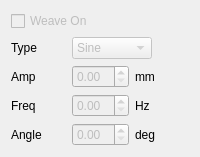
             <widget class="QWidget" name="tab_2_3">
              <attribute name="title">
               <string>Weave</string>
              </attribute>
              <layout class="QGridLayout" name="gridLayout">
               <item row="0" column="0" colspan="2">
                <widget class="QCheckBox" name="checkBox_2">
                 <property name="enabled">
                  <bool>false</bool>
                 </property>
                 <property name="text">
                  <string>Weave On</string>
                 </property>
                </widget>
               </item>
               <item row="1" column="0">
                <widget class="QLabel" name="label_34">
                 <property name="text">
                  <string>Type</string>
                 </property>
                </widget>
               </item>
               <item row="1" column="1" colspan="2" alignment="Qt::AlignLeft">
                <widget class="QComboBox" name="comboBox_2">
                 <property name="enabled">
                  <bool>false</bool>
                 </property>
                 <item>
                  <property name="text">
                   <string>Sine</string>
                  </property>
                 </item>
                 <item>
                  <property name="text">
                   <string>Triangle</string>
                  </property>
                 </item>
                 <item>
                  <property name="text">
                   <string>Square</string>
                  </property>
                 </item>
                 <item>
                  <property name="text">
                   <string>Sawtooth</string>
                  </property>
                 </item>
                </widget>
               </item>
               <item row="2" column="0">
                <widget class="QLabel" name="label_30">
                 <property name="text">
                  <string>Amp</string>
                 </property>
                </widget>
               </item>
               <item row="2" column="1">
                <widget class="QDoubleSpinBox" name="doubleSpinBox_15">
                 <property name="enabled">
                  <bool>false</bool>
                 </property>
                </widget>
               </item>
               <item row="2" column="2">
                <widget class="QLabel" name="label_33">
                 <property name="text">
                  <string>mm</string>
                 </property>
                </widget>
               </item>
               <item row="3" column="0">
                <widget class="QLabel" name="label_36">
                 <property name="text">
                  <string>Freq</string>
                 </property>
                </widget>
               </item>
               <item row="3" column="1">
                <widget class="QDoubleSpinBox" name="doubleSpinBox_17">
                 <property name="enabled">
                  <bool>false</bool>
                 </property>
                </widget>
               </item>
               <item row="3" column="2">
                <widget class="QLabel" name="label_31">
                 <property name="text">
                  <string>Hz</string>
                 </property>
                </widget>
               </item>
               <item row="4" column="0">
                <widget class="QLabel" name="label_32">
                 <property name="text">
                  <string>Angle</string>
                 </property>
                </widget>
               </item>
               <item row="4" column="1" alignment="Qt::AlignLeft">
                <widget class="QDoubleSpinBox" name="doubleSpinBox_16">
                 <property name="enabled">
                  <bool>false</bool>
                 </property>
                </widget>
               </item>
               <item row="4" column="2">
                <widget class="QLabel" name="label_35">
                 <property name="text">
                  <string>deg</string>
                 </property>
                </widget>
               </item>
              </layout>
             </widget>
